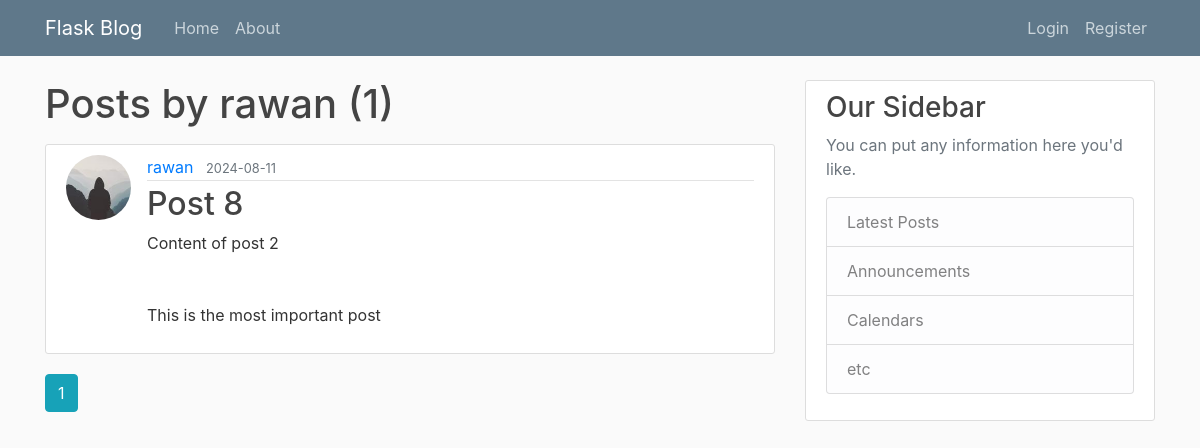
The app's page /user/rawan, older data.
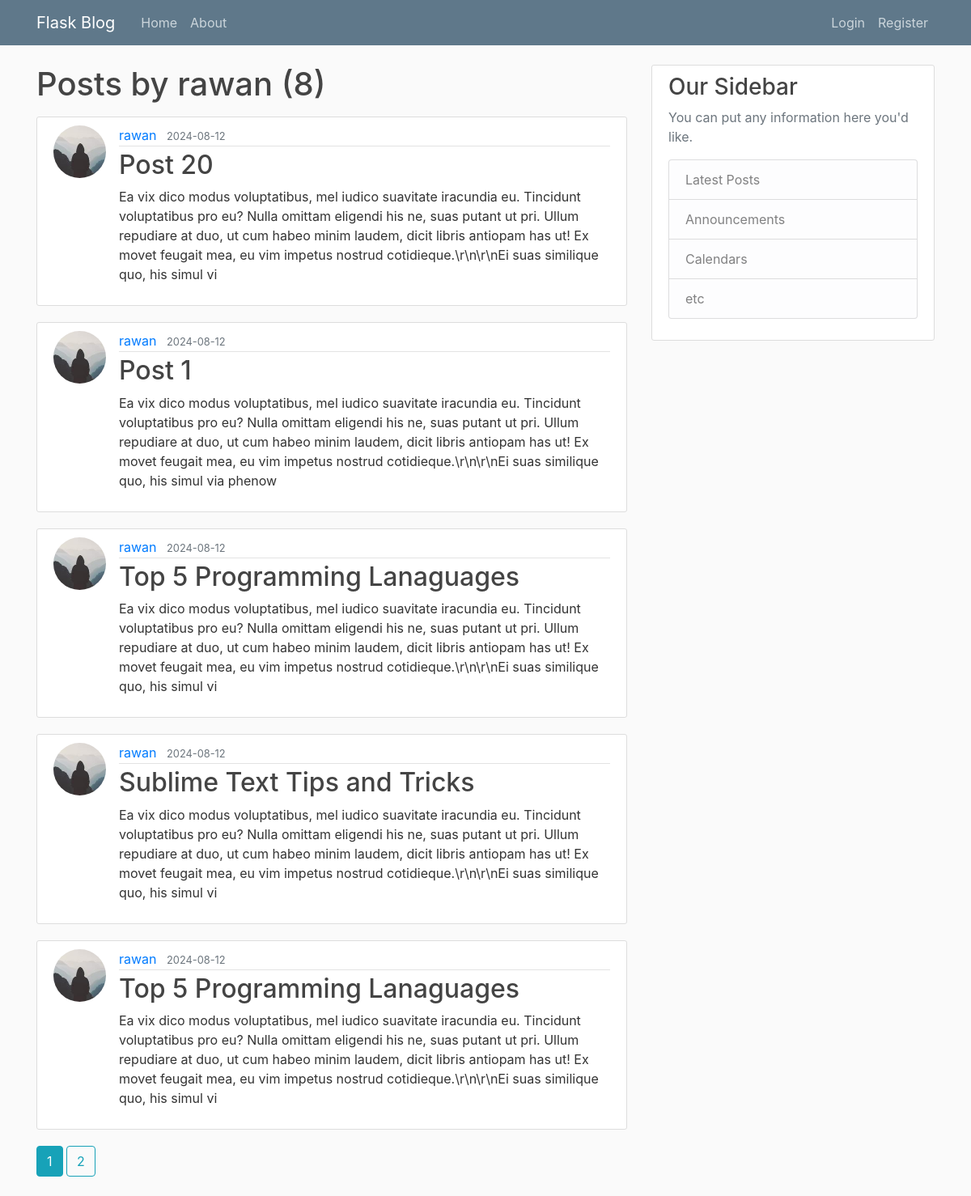
The same page, newer data.
### flaskblog/models.py (models this page shows, shortened)
class Post(db.Model):
    id = db.Column(db.Integer, primary_key=True)
    title = db.Column(db.String(100), nullable=False)
    date_posted = db.Column(db.DateTime, nullable=False, default=datetime.utcnow)
    content = db.Column(db.Text, nullable=False)
    user_id = db.Column(db.Integer, db.ForeignKey('user.id'), nullable=False)

class User(db.Model, UserMixin):
    id = db.Column(db.Integer, primary_key=True)
    username = db.Column(db.String(20), unique=True, nullable=False)
    email = db.Column(db.String(120), unique=True, nullable=False)
    image_file = db.Column(db.String(20), nullable=False, default='default.jpg')
    password = db.Column(db.String(60), nullable=False)
    posts = db.relationship('Post', backref='author', lazy=True)

### flaskblog/users/routes.py (the view)
@users.route("/user/<string:username>")
def user_posts(username):
    page = request.args.get('page', 1, type=int)
    user = User.query.filter_by(username=username).first_or_404()
    posts = Post.query.filter_by(author=user)\
        .order_by(Post.date_posted.desc())\
        .paginate(page=page, per_page=5)
    return render_template('user_posts.html', posts=posts, user=user)

### flaskblog/templates/user_posts.html
{% extends "layout.html" %}
{% block content %}
<h1 class="mb-3">Posts by {{ user.username }} ({{ posts.total }})</h1>
{% for post in posts.items %}
<article class="media content-section">
    <img class="rounded-circle article-img"
        src="{{ url_for('static', filename='profile_pics/' + post.author.image_file) }}">
    <div class="media-body">
        <div class="article-metadata">
            <a class="mr-2" href="{{ url_for('users.user_posts', username=post.author.username) }}">{{
                post.author.username
                }}</a>
            <small class="text-muted">{{ post.date_posted.strftime('%Y-%m-%d') }}</small>
        </div>
        <h2><a class="article-title" href="{{ url_for('posts.post', post_id=post.id) }}">{{ post.title }}</a></h2>
        <p class="article-content">{{ post.content }}</p>
    </div>
</article>
{% endfor %}
{% for page_num in posts.iter_pages(left_edge=1, right_edge=1, left_current=1, right_current=2) %}
{% if page_num %}
{% if posts.page == page_num %}
<a class="btn btn-info mb-4" href="{{ url_for('users.user_posts',username=user.username, page=page_num) }}">{{ page_num
    }}</a>
{% else %}
<a class="btn btn-outline-info mb-4" href="{{ url_for('users.user_posts',username=user.username, page=page_num) }}">{{
    page_num
    }}</a>
{% endif %}
{% else %}
...
{% endif %}
{% endfor %}
{% endblock content %}

Row changes from the older to the newer data that the page shows:
no longer on this page (row unchanged): Post: image_file (picture), author.username "rawan", date_posted "2024-08-11", title "Post 8", content "Content of post 2 This is the most important post"
added Post: image_file (picture), author.username "rawan", date_posted "2024-08-12", title "Post 20", content "Ea vix dico modus voluptatibus, mel iudico suavitate iracundia eu. Tincidunt voluptatibus pro eu? Nulla omittam eligendi his ne, suas putant ut pri. Ullum repudiare at duo, ut cum habeo minim laudem, dicit libris antiopam has ut! Ex movet feugait mea, eu vim impetus nostrud cotidieque.\\r\\n\\r\\nEi suas similique quo, his simul vi"
added Post: image_file (picture), author.username "rawan", date_posted "2024-08-12", title "Post 1", content "Ea vix dico modus voluptatibus, mel iudico suavitate iracundia eu. Tincidunt voluptatibus pro eu? Nulla omittam eligendi his ne, suas putant ut pri. Ullum repudiare at duo, ut cum habeo minim laudem, dicit libris antiopam has ut! Ex movet feugait mea, eu vim impetus nostrud cotidieque.\\r\\n\\r\\nEi suas similique quo, his simul via phenow"
added Post: image_file (picture), author.username "rawan", date_posted "2024-08-12", title "Top 5 Programming Lanaguages", content "Ea vix dico modus voluptatibus, mel iudico suavitate iracundia eu. Tincidunt voluptatibus pro eu? Nulla omittam eligendi his ne, suas putant ut pri. Ullum repudiare at duo, ut cum habeo minim laudem, dicit libris antiopam has ut! Ex movet feugait mea, eu vim impetus nostrud cotidieque.\\r\\n\\r\\nEi suas similique quo, his simul vi"
added Post: image_file (picture), author.username "rawan", date_posted "2024-08-12", title "Sublime Text Tips and Tricks", content "Ea vix dico modus voluptatibus, mel iudico suavitate iracundia eu. Tincidunt voluptatibus pro eu? Nulla omittam eligendi his ne, suas putant ut pri. Ullum repudiare at duo, ut cum habeo minim laudem, dicit libris antiopam has ut! Ex movet feugait mea, eu vim impetus nostrud cotidieque.\\r\\n\\r\\nEi suas similique quo, his simul vi"
added Post: image_file (picture), author.username "rawan", date_posted "2024-08-12", title "Top 5 Programming Lanaguages", content "Ea vix dico modus voluptatibus, mel iudico suavitate iracundia eu. Tincidunt voluptatibus pro eu? Nulla omittam eligendi his ne, suas putant ut pri. Ullum repudiare at duo, ut cum habeo minim laudem, dicit libris antiopam has ut! Ex movet feugait mea, eu vim impetus nostrud cotidieque.\\r\\n\\r\\nEi suas similique quo, his simul vi"
Text that changed along with them:
{{ posts.total }}: "1" → "8"
new list line: "2"
